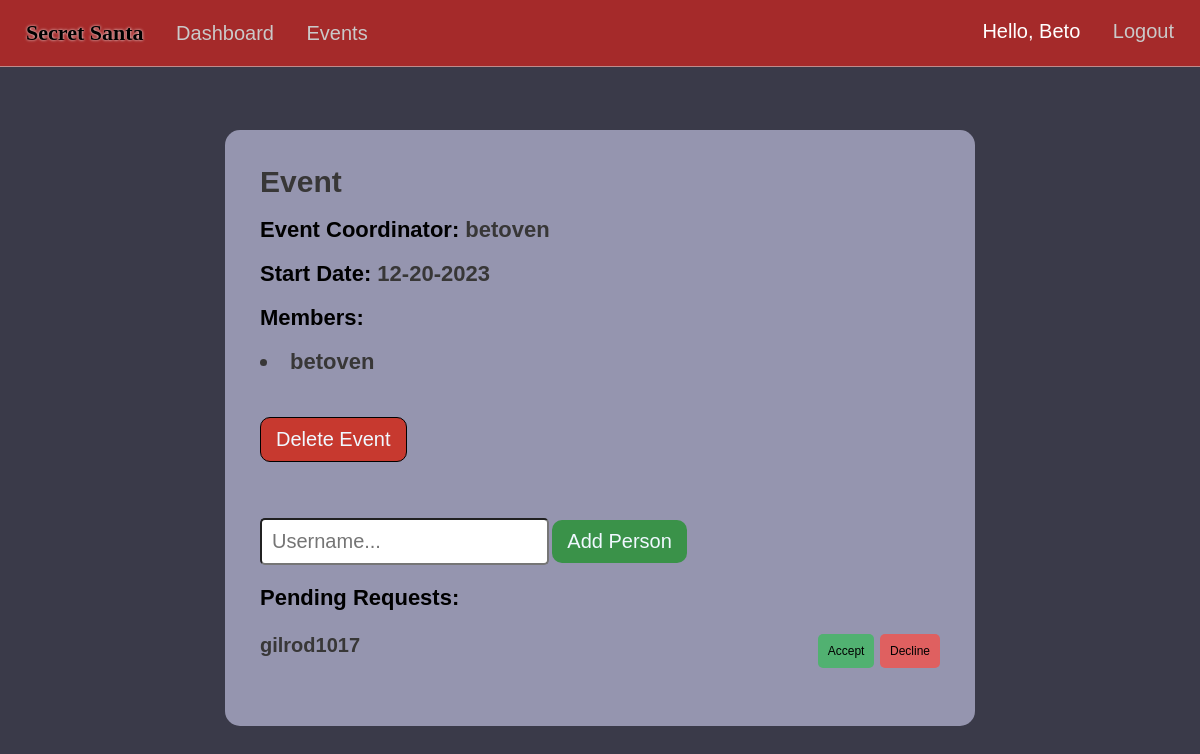
The app's page /event-info/id=1 (signed in), older data.
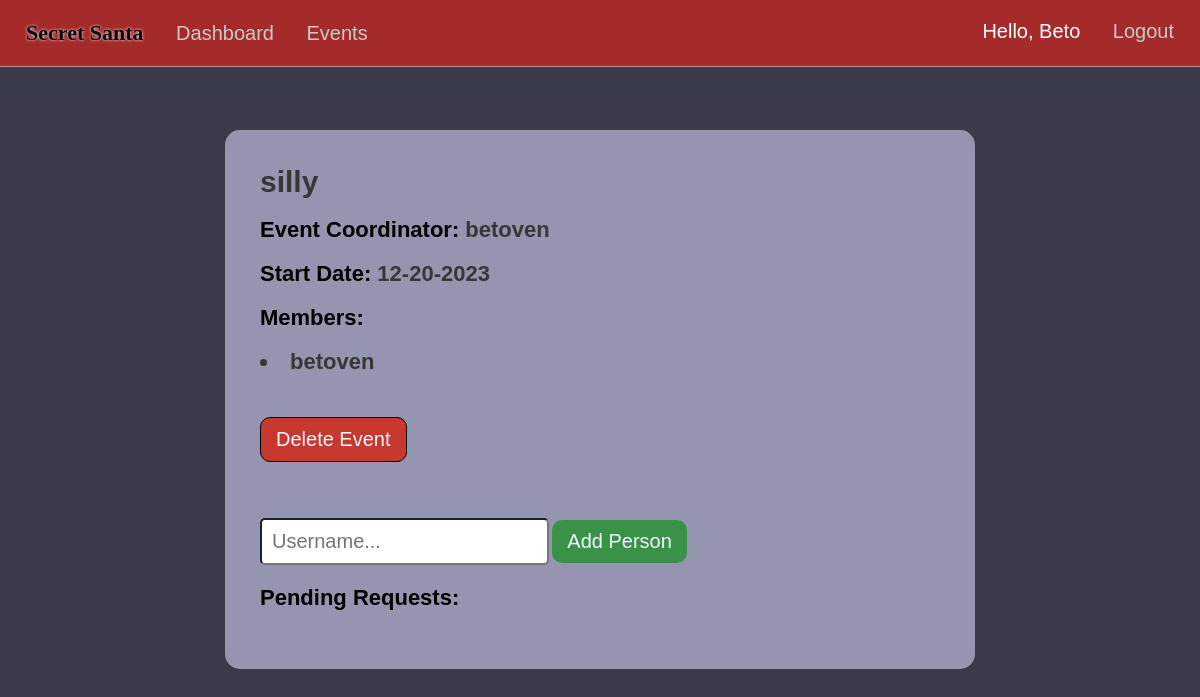
The same page, newer data.
### market/models.py (models this page shows, shortened)
class Event(db.Model):
    event_id = db.Column(db.Integer(), primary_key=True)
    coordinator_id = db.Column(db.Integer(), db.ForeignKey('user.id'), nullable=False)
    event_name = db.Column(db.String(length=75), nullable=False, unique=True)
    event_date = db.Column(db.Date())
    attendees = db.relationship('EventMembers', backref='attended_events', lazy=True)

class EventMembers(db.Model):
    id = db.Column(db.Integer(), primary_key=True)
    event_id = db.Column(db.Integer(), db.ForeignKey('event.event_id'), nullable=False)
    user_id = db.Column(db.Integer(), db.ForeignKey('user.id'), nullable=False)
    status = db.Column(db.String(20))
    user = db.relationship('User', backref='event_members', overlaps="attendees")

class User(db.Model, UserMixin):
    id = db.Column(db.Integer(), primary_key=True)
    username = db.Column(db.String(length=30), nullable=False, unique=True)
    first_name = db.Column(db.String(length=50), nullable=False)
    last_name = db.Column(db.String(length=50), nullable=False)
    email_address = db.Column(db.String(length=50), nullable=False, unique=True)
    password_hash = db.Column(db.String(length=60), nullable=False)
    items = db.relationship('Item', backref='owned_user', lazy=True)
    events = db.relationship('Event', backref='coordinator', lazy=True)
    events_attending = db.relationship('EventMembers', backref='attendees', lazy=True, overlaps="event_members")
    @property
    def password(self):
        return self.password_hash

### market/routes.py (the view, shortened to what this page needs)
@app.route("/event-info/id=<int:event_id>", methods=['GET','POST'])
@login_required
def event_info(event_id):
    event = Event.query.filter_by(event_id=event_id).first()
    if not event:
        flash('Event not found.', category='danger')
        return redirect(url_for('events_page'))
    form=AddUserEvent()
    return render_template("info.html",event=event, form=form)

### market/forms.py (shortened to what this page needs)
class AddUserEvent(FlaskForm):
  username = StringField(validators=[DataRequired()])
  submit = SubmitField(label='Add Person')

### market/models.py (called while the page is built)
@login_manager.user_loader
def load_user(user_id):
    return User.query.get(int(user_id))

### market/templates/info.html (shortened to what this page needs)
{% extends 'base.html' %}
  {% block style %}
  <link rel= "stylesheet" type= "text/css" href= "{{ url_for('static',filename='styles/events.css') }}">
  {% endblock %}
  {% block content %}
  <center>
    <div class="create-div">
      <div class="event">
        <div class="titles-div">
          <h1 class="e-title"><span class="event-info event-info-title">{{event.event_name}}</span></h1>
          <h1 class="event-title e-title">Event Coordinator: <span class="event-info">{{event.coordinator.username}}</span></h1>
          <h1 class="event-title e-title">Start Date: <span class="event-info">{{event.event_date.strftime('%m-%d-%Y')}}</span></h1>
          <h1 class="event-title e-title">Members:</h1>
          <h1 class="event-title e-title">
          {% for attendee in event.attendees %}
            {% if current_user.username==attendee.user.username %}
              {% if attendee.user.id==event.coordinator_id %}
                <li class="event-info">{{ attendee.user.username }} </li>
              {% elif attendee.status =='member'%}
              <div class="member-delete">
                <li class="event-info">{{ attendee.user.username }} </li>
              </div>
                {% endif %}
            {% endif %}
          {% endfor %}
            </h1>
        </div>
        <div class="buttons">
          {% if current_user.is_authenticated and current_user.id == event.coordinator.id %}
          <br><br><br>
            <a href="{{ url_for('delete_event', event_id=event.event_id) }}"><button class="delete-btn">Delete Event</button></a>
            <br><br><br><br><br>
            <form method="POST">
              {{ form.username(class="user-info",placeholder="Username...") }}
              {{ form.submit(class="add-btn") }}
            </form>
          {% endif %}
        </div>
        {% if current_user.is_authenticated and current_user.id == event.coordinator.id %}
        <div class="request-container">
          <h1 class="e-title">Pending Requests:</h1><br/>
            {% for attendee in event.attendees %}
              {% if attendee.status == 'pending'%}
              <div class="request-flex">
                <h4>{{attendee.user.username}}</h4>
                <div class="ad-btns">
                <a href="{{ url_for('accept_member', member_id=attendee.user.id, event_id=event.event_id) }}"><button class="accept-btn">Accept</button></a>
                <a href="{{ url_for('decline_member', member_id=attendee.user.id, event_id=event.event_id) }}"><button class="decline-btn">Decline</button></a>
                </div>
              </div>
              <br>
              {% endif%}
            {% endfor %}
        </div>
        {% endif %}
      </div>
    </div>
  </center>
  {% endblock %}

Row changes from the older to the newer data that the page shows:
removed EventMembers: user.username "gilrod1017", shown under "Pending Requests:"
changed Event: event_name "Event" → "silly"
